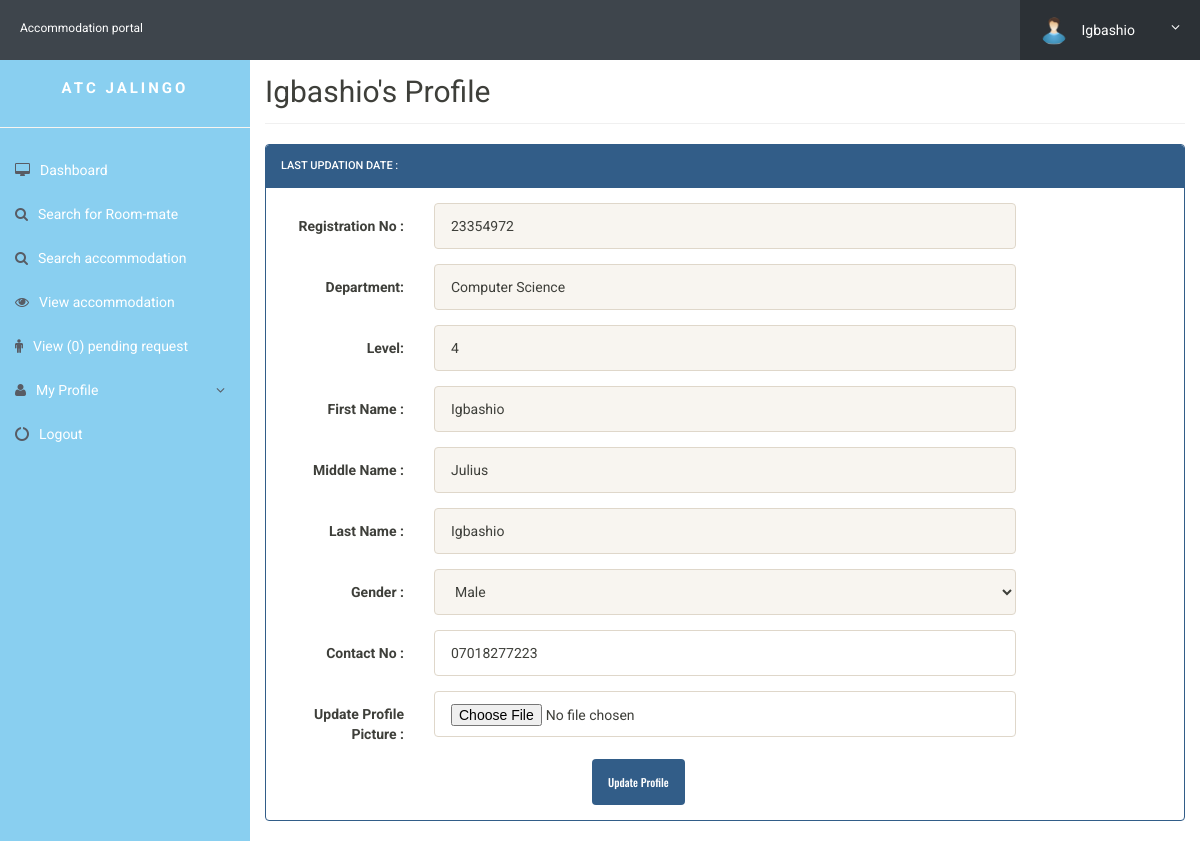
The page /my-profile.php (signed in) on the database its author committed.
### tables this page shows
CREATE TABLE `userregistration` (
  `id` int(11) NOT NULL,
  `admission_no` varchar(255) DEFAULT NULL,
  `program` varchar(20) NOT NULL,
  `department` varchar(250) NOT NULL,
  `level` varchar(250) NOT NULL,
  `firstName` varchar(255) DEFAULT NULL,
  `middleName` varchar(255) DEFAULT NULL,
  `lastName` varchar(255) DEFAULT NULL,
  `gender` varchar(255) DEFAULT NULL,
  `img` varchar(250) NOT NULL,
  `contactNo` varchar(20) DEFAULT NULL,
  `password` varchar(255) DEFAULT NULL,
  `regDate` timestamp NULL DEFAULT CURRENT_TIMESTAMP,
  `updationDate` varchar(45) DEFAULT NULL,
  `passUdateDate` varchar(45) DEFAULT NULL
);

### my-profile.php (the view, shortened to what this page needs)
<?php
include('includes/config.php');
?>
<!doctype html>
<html lang="en" class="no-js">
<head>
	<link rel="stylesheet" href="css/font-awesome.min.css">
	<link rel="stylesheet" href="css/bootstrap.min.css">
	<link rel="stylesheet" href="css/dataTables.bootstrap.min.css">>
	<link rel="stylesheet" href="css/bootstrap-social.css">
	<link rel="stylesheet" href="css/bootstrap-select.css">
	<link rel="stylesheet" href="css/fileinput.min.css">
	<link rel="stylesheet" href="css/awesome-bootstrap-checkbox.css">
	<link rel="stylesheet" href="css/style.css">
</head>
<body>
	<?php include('includes/header.php');?>
	<div class="ts-main-content">
		<?php include('includes/sidebar.php');?>
		<div class="content-wrapper">
			<div class="container-fluid">
	<?php
$aid=$_SESSION['id'];
	$ret="select * from userregistration where id=?";
		$stmt= $mysqli->prepare($ret) ;
	 $stmt->bind_param('i',$aid);
	 $stmt->execute() ;
	 $res=$stmt->get_result();
	   while($row=$res->fetch_object())
	  {
	  	?>
				<div class="row">
					<div class="col-md-12">
						<h2 class="page-title"><?php echo $row->firstName;?>'s&nbsp;Profile </h2>
						<div class="row">
							<div class="col-md-12">
								<div class="panel panel-primary">
									<div class="panel-heading">
Last Updation date : &nbsp; <?php echo $row->updationDate;?>
</div>
<div class="panel-body">
<form method="post" action="" name="registration" class="form-horizontal" enctype="multipart/form-data" onSubmit="return valid();">
<div class="form-group">
<label class="col-sm-2 control-label"> Registration No : </label>
<div class="col-sm-8">
<input type="text" name="regno" id="regno"  class="form-control" required="required" value="<?php echo $row->admission_no;?>" disabled>
</div>
</div>
<div class="form-group">
<label class="col-sm-2 control-label"> Department: </label>
<div class="col-sm-8">
<input type="text" name="Department" id="Department"  class="form-control" required="required" value="<?php echo $row->department;?>" disabled>
</div>
</div>
<div class="form-group">
<label class="col-sm-2 control-label"> Level: </label>
<div class="col-sm-8">
<input type="text" name="Level" id="Level"  class="form-control" required="required" value="<?php echo $row->level;?>" disabled>
</div>
</div>
<div class="form-group">
<label class="col-sm-2 control-label">First Name : </label>
<div class="col-sm-8">
<input type="text" name="fname" id="fname"  class="form-control" value="<?php echo $row->firstName;?>"   required="required" disabled>
</div>
</div>
<div class="form-group">
<label class="col-sm-2 control-label">Middle Name : </label>
<div class="col-sm-8">
<input type="text" name="mname" id="mname"  class="form-control" value="<?php echo $row->middleName;?>"  disabled>
</div>
</div>
<div class="form-group">
<label class="col-sm-2 control-label">Last Name : </label>
<div class="col-sm-8">
<input type="text" name="lname" id="lname"  class="form-control" value="<?php echo $row->lastName;?>" required="required" disabled>
</div>
</div>
<div class="form-group">
<label class="col-sm-2 control-label">Gender : </label>
<div class="col-sm-8">
<select name="gender" class="form-control" required="required" disabled>
<option value="<?php echo $row->gender;?>"><?php echo $row->gender;?></option>
</select>
</div>
</div>
<div class="form-group">
<label class="col-sm-2 control-label">Contact No : </label>
<div class="col-sm-8">
<input type="text" name="contact" id="contact"  class="form-control" maxlength="11" value="<?php echo $row->contactNo;?>" required="required">
</div>
</div>
<div class="form-group">
<label class="col-sm-2 control-label">Update Profile Picture : </label>
<div class="col-sm-8">
<input type= "file"  name="img" id="img" class="form-control" accept="image/x-png,image/gif,image/jpeg">
</div>
</div>
<?php } ?>
<div class="col-sm-6 col-sm-offset-4">
<input type="submit" name="update" Value="Update Profile" class="btn btn-primary">
</div>
</form>
									</div>
									</div>
								</div>
							</div>
						</div>
							</div>
						</div>
					</div>
				</div>
</body>
</html>

### includes/header.php (shortened to what this page needs)
<?php if (isset($_SESSION['id']))
{ ?><div class="brand clearfix">
		<a href="#" class="logo" style="font-size:12px; color: white;">Accommodation portal</a>
		<ul class="ts-profile-nav">
			<li class="ts-account">
		<?php	include('config.php');
		$id=$_SESSION['id'];
         $query1 = "SELECT * FROM userRegistration WHERE id='$id'";
			     $result1 = mysqli_query($mysqli, $query1);
                $user = mysqli_fetch_assoc($result1);
			    $img = $user['img'];
			 ?>
				<a href="#"><img src="user_images/<?php  echo $img; ?>" class="ts-avatar hidden-side" alt=""> <?php  echo $user['firstName']; ?> <i class="fa fa-angle-down hidden-side"></i></a>
			</li>
		</ul>
	</div>
	<?php } ?>

### css/style.css (style rules this page uses)
html { font-size: 14px; }
@media only screen and (min-width: 480px) { html { font-size: 17px; } }
@media only screen and (min-width: 768px) { html { font-size: 14px; } }
body { font-size: 1em; }
a { color: #37a6c4; }
.btn { font-family: 'Oswald', sans-serif; }
.panel { overflow: hidden; }
ul, li { margin: 0; padding: 0; list-style: none; }
.btn { text-transform: none; }
.page-title { padding-bottom: 15px; margin-bottom: 20px; border-bottom: 1px solid #f0f0f0; }
.brand { background: #3e454c; position: relative; z-index: 3; position: fixed; width: 100%; top: 0; }
.brand .logo { box-sizing: border-box; padding: 20px; float: left; display: block; width: 200px; }
@media only screen and (min-width: 992px) { .brand .logo { width: 250px; } }
.brand .ts-profile-nav { float: right; display: none; }
.brand .ts-profile-nav li { float: left; position: relative; }
.brand .ts-profile-nav li a { display: block; padding: 20px; color: #fff; }
.brand .ts-profile-nav .ts-account .fa-angle-down { float: right; }
.brand .ts-profile-nav .ts-account > a { width: 180px; background: #2c3136; }
.brand .ts-profile-nav .ts-account .ts-avatar { border-radius: 50%; height: 28px; margin: -10px 0; margin-right: 10px; }
@media only screen and (min-width: 992px) { .brand .ts-profile-nav { display: block; } }
.ts-main-content .content-wrapper { padding-top: 15px; margin-top: 20px; }
@media only screen and (min-width: 992px) { .ts-main-content .content-wrapper { margin-left: 250px; } }

### rows shown on the page
userregistration: img (picture), firstName "Igbashio", regno "23354972", Department "Computer Science", Level "4", fname "Igbashio", mname "Julius", lname "Igbashio", gender "Male", contact "07018277223"

### other values the page prints
$count1 "0"
